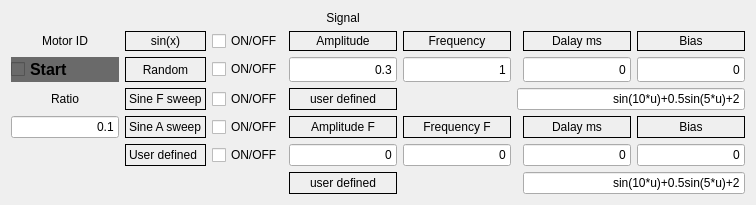
                <widget class="QWidget" name="tab_10">
                 <attribute name="title">
                  <string>Adaptive  Control</string>
                 </attribute>
                 <layout class="QGridLayout" name="gridLayout_9">
                  <item row="8" column="4">
                   <widget class="QLineEdit" name="lineEdit_AF">
                    <property name="sizePolicy">
                     <sizepolicy hsizetype="Expanding" vsizetype="Expanding">
                      <horstretch>0</horstretch>
                      <verstretch>0</verstretch>
                     </sizepolicy>
                    </property>
                    <property name="text">
                     <string>0</string>
                    </property>
                    <property name="alignment">
                     <set>Qt::AlignRight|Qt::AlignTrailing|Qt::AlignVCenter</set>
                    </property>
                   </widget>
                  </item>
                  <item row="6" column="4">
                   <widget class="QLabel" name="label_30">
                    <property name="sizePolicy">
                     <sizepolicy hsizetype="Preferred" vsizetype="Expanding">
                      <horstretch>0</horstretch>
                      <verstretch>0</verstretch>
                     </sizepolicy>
                    </property>
                    <property name="frameShape">
                     <enum>QFrame::Box</enum>
                    </property>
                    <property name="text">
                     <string>user defined</string>
                    </property>
                    <property name="alignment">
                     <set>Qt::AlignCenter</set>
                    </property>
                   </widget>
                  </item>
                  <item row="8" column="1">
                   <widget class="QLabel" name="label_user">
                    <property name="frameShape">
                     <enum>QFrame::Box</enum>
                    </property>
                    <property name="text">
                     <string>User defined</string>
                    </property>
                   </widget>
                  </item>
                  <item row="6" column="8" colspan="3">
                   <widget class="QLineEdit" name="lineEdit_user">
                    <property name="sizePolicy">
                     <sizepolicy hsizetype="Expanding" vsizetype="Expanding">
                      <horstretch>0</horstretch>
                      <verstretch>0</verstretch>
                     </sizepolicy>
                    </property>
                    <property name="text">
                     <string>sin(10*u)+0.5sin(5*u)+2</string>
                    </property>
                    <property name="alignment">
                     <set>Qt::AlignRight|Qt::AlignTrailing|Qt::AlignVCenter</set>
                    </property>
                   </widget>
                  </item>
                  <item row="8" column="3">
                   <widget class="QCheckBox" name="checkBox_user">
                    <property name="text">
                     <string>ON/OFF</string>
                    </property>
                   </widget>
                  </item>
                  <item row="9" column="9" colspan="2">
                   <widget class="QLineEdit" name="lineEdit_user_F">
                    <property name="sizePolicy">
                     <sizepolicy hsizetype="Expanding" vsizetype="Expanding">
                      <horstretch>0</horstretch>
                      <verstretch>0</verstretch>
                     </sizepolicy>
                    </property>
                    <property name="text">
                     <string>sin(10*u)+0.5sin(5*u)+2</string>
                    </property>
                    <property name="alignment">
                     <set>Qt::AlignRight|Qt::AlignTrailing|Qt::AlignVCenter</set>
                    </property>
                   </widget>
                  </item>
                  <item row="9" column="4">
                   <widget class="QLabel" name="label_35">
                    <property name="sizePolicy">
                     <sizepolicy hsizetype="Expanding" vsizetype="Expanding">
                      <horstretch>0</horstretch>
                      <verstretch>0</verstretch>
                     </sizepolicy>
                    </property>
                    <property name="frameShape">
                     <enum>QFrame::Box</enum>
                    </property>
                    <property name="text">
                     <string>user defined</string>
                    </property>
                    <property name="alignment">
                     <set>Qt::AlignCenter</set>
                    </property>
                   </widget>
                  </item>
                  <item row="7" column="10">
                   <widget class="QLabel" name="label_34">
                    <property name="sizePolicy">
                     <sizepolicy hsizetype="Preferred" vsizetype="Expanding">
                      <horstretch>0</horstretch>
                      <verstretch>0</verstretch>
                     </sizepolicy>
                    </property>
                    <property name="frameShape">
                     <enum>QFrame::Box</enum>
                    </property>
                    <property name="text">
                     <string>Bias</string>
                    </property>
                    <property name="alignment">
                     <set>Qt::AlignCenter</set>
                    </property>
                   </widget>
                  </item>
                  <item row="4" column="1">
                   <widget class="QLabel" name="label_sin">
                    <property name="sizePolicy">
                     <sizepolicy hsizetype="Expanding" vsizetype="Expanding">
                      <horstretch>0</horstretch>
                      <verstretch>0</verstretch>
                     </sizepolicy>
                    </property>
                    <property name="frameShape">
                     <enum>QFrame::Box</enum>
                    </property>
                    <property name="text">
                     <string>sin(x)</string>
                    </property>
                    <property name="alignment">
                     <set>Qt::AlignCenter</set>
                    </property>
                   </widget>
                  </item>
                  <item row="8" column="6">
                   <widget class="QLineEdit" name="lineEdit_FF">
                    <property name="sizePolicy">
                     <sizepolicy hsizetype="Expanding" vsizetype="Expanding">
                      <horstretch>0</horstretch>
                      <verstretch>0</verstretch>
                     </sizepolicy>
                    </property>
                    <property name="text">
                     <string>0</string>
                    </property>
                    <property name="alignment">
                     <set>Qt::AlignRight|Qt::AlignTrailing|Qt::AlignVCenter</set>
                    </property>
                   </widget>
                  </item>
                  <item row="8" column="9">
                   <widget class="QLineEdit" name="lineEdit_DF">
                    <property name="sizePolicy">
                     <sizepolicy hsizetype="Expanding" vsizetype="Expanding">
                      <horstretch>0</horstretch>
                      <verstretch>0</verstretch>
                     </sizepolicy>
                    </property>
                    <property name="text">
                     <string>0</string>
                    </property>
                    <property name="alignment">
                     <set>Qt::AlignRight|Qt::AlignTrailing|Qt::AlignVCenter</set>
                    </property>
                   </widget>
                  </item>
                  <item row="4" column="6">
                   <widget class="QLabel" name="label_26">
                    <property name="sizePolicy">
                     <sizepolicy hsizetype="Expanding" vsizetype="Expanding">
                      <horstretch>0</horstretch>
                      <verstretch>0</verstretch>
                     </sizepolicy>
                    </property>
                    <property name="frameShape">
                     <enum>QFrame::Box</enum>
                    </property>
                    <property name="text">
                     <string>Frequency</string>
                    </property>
                    <property name="alignment">
                     <set>Qt::AlignCenter</set>
                    </property>
                   </widget>
                  </item>
                  <item row="5" column="1">
                   <widget class="QLabel" name="label_Random">
                    <property name="frameShape">
                     <enum>QFrame::Box</enum>
                    </property>
                    <property name="text">
                     <string>Random</string>
                    </property>
                    <property name="alignment">
                     <set>Qt::AlignCenter</set>
                    </property>
                   </widget>
                  </item>
                  <item row="4" column="3">
                   <widget class="QCheckBox" name="checkBox_sin">
                    <property name="text">
                     <string>ON/OFF</string>
                    </property>
                   </widget>
                  </item>
                  <item row="4" column="9">
                   <widget class="QLabel" name="label_28">
                    <property name="frameShape">
                     <enum>QFrame::Box</enum>
                    </property>
                    <property name="text">
                     <string>Dalay ms</string>
                    </property>
                    <property name="alignment">
                     <set>Qt::AlignCenter</set>
                    </property>
                   </widget>
                  </item>
                  <item row="7" column="3">
                   <widget class="QCheckBox" name="checkBox_since_A">
                    <property name="text">
                     <string>ON/OFF</string>
                    </property>
                   </widget>
                  </item>
                  <item row="7" column="4">
                   <widget class="QLabel" name="label_31">
                    <property name="sizePolicy">
                     <sizepolicy hsizetype="Preferred" vsizetype="Expanding">
                      <horstretch>0</horstretch>
                      <verstretch>0</verstretch>
                     </sizepolicy>
                    </property>
                    <property name="frameShape">
                     <enum>QFrame::Box</enum>
                    </property>
                    <property name="text">
                     <string>Amplitude F</string>
                    </property>
                    <property name="alignment">
                     <set>Qt::AlignCenter</set>
                    </property>
                   </widget>
                  </item>
                  <item row="4" column="0">
                   <widget class="QLabel" name="label_MotorID">
                    <property name="sizePolicy">
                     <sizepolicy hsizetype="Expanding" vsizetype="Expanding">
                      <horstretch>0</horstretch>
                      <verstretch>0</verstretch>
                     </sizepolicy>
                    </property>
                    <property name="text">
                     <string>Motor ID</string>
                    </property>
                    <property name="alignment">
                     <set>Qt::AlignCenter</set>
                    </property>
                   </widget>
                  </item>
                  <item row="8" column="10">
                   <widget class="QLineEdit" name="lineEdit_BF">
                    <property name="sizePolicy">
                     <sizepolicy hsizetype="Expanding" vsizetype="Expanding">
                      <horstretch>0</horstretch>
                      <verstretch>0</verstretch>
                     </sizepolicy>
                    </property>
                    <property name="text">
                     <string>0</string>
                    </property>
                    <property name="alignment">
                     <set>Qt::AlignRight|Qt::AlignTrailing|Qt::AlignVCenter</set>
                    </property>
                   </widget>
                  </item>
                  <item row="5" column="10">
                   <widget class="QLineEdit" name="lineEdit_B">
                    <property name="sizePolicy">
                     <sizepolicy hsizetype="Preferred" vsizetype="Expanding">
                      <horstretch>0</horstretch>
                      <verstretch>0</verstretch>
                     </sizepolicy>
                    </property>
                    <property name="text">
                     <string>0</string>
                    </property>
                    <property name="alignment">
                     <set>Qt::AlignRight|Qt::AlignTrailing|Qt::AlignVCenter</set>
                    </property>
                   </widget>
                  </item>
                  <item row="7" column="1">
                   <widget class="QLabel" name="label_Sine_A">
                    <property name="frameShape">
                     <enum>QFrame::Box</enum>
                    </property>
                    <property name="text">
                     <string>Sine A sweep</string>
                    </property>
                   </widget>
                  </item>
                  <item row="5" column="4">
                   <widget class="QLineEdit" name="lineEdit_A">
                    <property name="sizePolicy">
                     <sizepolicy hsizetype="Expanding" vsizetype="Expanding">
                      <horstretch>0</horstretch>
                      <verstretch>0</verstretch>
                     </sizepolicy>
                    </property>
                    <property name="text">
                     <string>0.3</string>
                    </property>
                    <property name="alignment">
                     <set>Qt::AlignRight|Qt::AlignTrailing|Qt::AlignVCenter</set>
                    </property>
                   </widget>
                  </item>
                  <item row="6" column="3">
                   <widget class="QCheckBox" name="checkBox_Sine_F">
                    <property name="text">
                     <string>ON/OFF</string>
                    </property>
                   </widget>
                  </item>
                  <item row="5" column="3">
                   <widget class="QCheckBox" name="checkBox_Random">
                    <property name="text">
                     <string>ON/OFF</string>
                    </property>
                   </widget>
                  </item>
                  <item row="4" column="10">
                   <widget class="QLabel" name="label_29">
                    <property name="frameShape">
                     <enum>QFrame::Box</enum>
                    </property>
                    <property name="text">
                     <string>Bias</string>
                    </property>
                    <property name="alignment">
                     <set>Qt::AlignCenter</set>
                    </property>
                   </widget>
                  </item>
                  <item row="5" column="9">
                   <widget class="QLineEdit" name="lineEdit_D">
                    <property name="sizePolicy">
                     <sizepolicy hsizetype="Expanding" vsizetype="Expanding">
                      <horstretch>0</horstretch>
                      <verstretch>0</verstretch>
                     </sizepolicy>
                    </property>
                    <property name="text">
                     <string>0</string>
                    </property>
                    <property name="alignment">
                     <set>Qt::AlignRight|Qt::AlignTrailing|Qt::AlignVCenter</set>
                    </property>
                   </widget>
                  </item>
                  <item row="6" column="1">
                   <widget class="QLabel" name="label_Sine_F">
                    <property name="frameShape">
                     <enum>QFrame::Box</enum>
                    </property>
                    <property name="text">
                     <string>Sine F sweep</string>
                    </property>
                   </widget>
                  </item>
                  <item row="7" column="6">
                   <widget class="QLabel" name="label_32">
                    <property name="sizePolicy">
                     <sizepolicy hsizetype="Preferred" vsizetype="Expanding">
                      <horstretch>0</horstretch>
                      <verstretch>0</verstretch>
                     </sizepolicy>
                    </property>
                    <property name="frameShape">
                     <enum>QFrame::Box</enum>
                    </property>
                    <property name="text">
                     <string>Frequency F</string>
                    </property>
                    <property name="alignment">
                     <set>Qt::AlignCenter</set>
                    </property>
                   </widget>
                  </item>
                  <item row="9" column="6">
                   <spacer name="horizontalSpacer_3">
                    <property name="orientation">
                     <enum>Qt::Horizontal</enum>
                    </property>
                    <property name="sizeHint" stdset="0">
                     <size>
                      <width>40</width>
                      <height>20</height>
                     </size>
                    </property>
                   </spacer>
                  </item>
                  <item row="6" column="6">
                   <spacer name="horizontalSpacer_2">
                    <property name="orientation">
                     <enum>Qt::Horizontal</enum>
                    </property>
                    <property name="sizeHint" stdset="0">
                     <size>
                      <width>40</width>
                      <height>20</height>
                     </size>
                    </property>
                   </spacer>
                  </item>
                  <item row="0" column="4">
                   <widget class="QLabel" name="label_signal">
                    <property name="text">
                     <string>Signal</string>
                    </property>
                    <property name="alignment">
                     <set>Qt::AlignCenter</set>
                    </property>
                   </widget>
                  </item>
                  <item row="7" column="9">
                   <widget class="QLabel" name="label_33">
                    <property name="sizePolicy">
                     <sizepolicy hsizetype="Preferred" vsizetype="Expanding">
                      <horstretch>0</horstretch>
                      <verstretch>0</verstretch>
                     </sizepolicy>
                    </property>
                    <property name="frameShape">
                     <enum>QFrame::Box</enum>
                    </property>
                    <property name="text">
                     <string>Dalay ms</string>
                    </property>
                    <property name="alignment">
                     <set>Qt::AlignCenter</set>
                    </property>
                   </widget>
                  </item>
                  <item row="5" column="6">
                   <widget class="QLineEdit" name="lineEdit_F">
                    <property name="sizePolicy">
                     <sizepolicy hsizetype="Expanding" vsizetype="Expanding">
                      <horstretch>0</horstretch>
                      <verstretch>0</verstretch>
                     </sizepolicy>
                    </property>
                    <property name="text">
                     <string>1</string>
                    </property>
                    <property name="alignment">
                     <set>Qt::AlignRight|Qt::AlignTrailing|Qt::AlignVCenter</set>
                    </property>
                   </widget>
                  </item>
                  <item row="4" column="4">
                   <widget class="QLabel" name="label_27">
                    <property name="sizePolicy">
                     <sizepolicy hsizetype="Expanding" vsizetype="Expanding">
                      <horstretch>0</horstretch>
                      <verstretch>0</verstretch>
                     </sizepolicy>
                    </property>
                    <property name="frameShape">
                     <enum>QFrame::Box</enum>
                    </property>
                    <property name="text">
                     <string>Amplitude</string>
                    </property>
                    <property name="alignment">
                     <set>Qt::AlignCenter</set>
                    </property>
                   </widget>
                  </item>
                  <item row="5" column="0">
                   <widget class="QCheckBox" name="checkBox_Adaptive">
                    <property name="sizePolicy">
                     <sizepolicy hsizetype="Expanding" vsizetype="Expanding">
                      <horstretch>0</horstretch>
                      <verstretch>0</verstretch>
                     </sizepolicy>
                    </property>
                    <property name="font">
                     <font>
                      <pointsize>12</pointsize>
                      <weight>75</weight>
                      <bold>true</bold>
                     </font>
                    </property>
                    <property name="styleSheet">
                     <string notr="true">background-color: rgb(106, 106, 106);</string>
                    </property>
                    <property name="text">
                     <string>Start</string>
                    </property>
                   </widget>
                  </item>
                  <item row="6" column="0">
                   <widget class="QLabel" name="label_Ratio">
                    <property name="sizePolicy">
                     <sizepolicy hsizetype="Expanding" vsizetype="Expanding">
                      <horstretch>0</horstretch>
                      <verstretch>0</verstretch>
                     </sizepolicy>
                    </property>
                    <property name="text">
                     <string>Ratio</string>
                    </property>
                    <property name="alignment">
                     <set>Qt::AlignCenter</set>
                    </property>
                   </widget>
                  </item>
                  <item row="7" column="0">
                   <widget class="QLineEdit" name="lineEdit_Ratio">
                    <property name="sizePolicy">
                     <sizepolicy hsizetype="Expanding" vsizetype="Expanding">
                      <horstretch>0</horstretch>
                      <verstretch>0</verstretch>
                     </sizepolicy>
                    </property>
                    <property name="text">
                     <string>0.1</string>
                    </property>
                    <property name="alignment">
                     <set>Qt::AlignRight|Qt::AlignTrailing|Qt::AlignVCenter</set>
                    </property>
                   </widget>
                  </item>
                 </layout>
                </widget>
